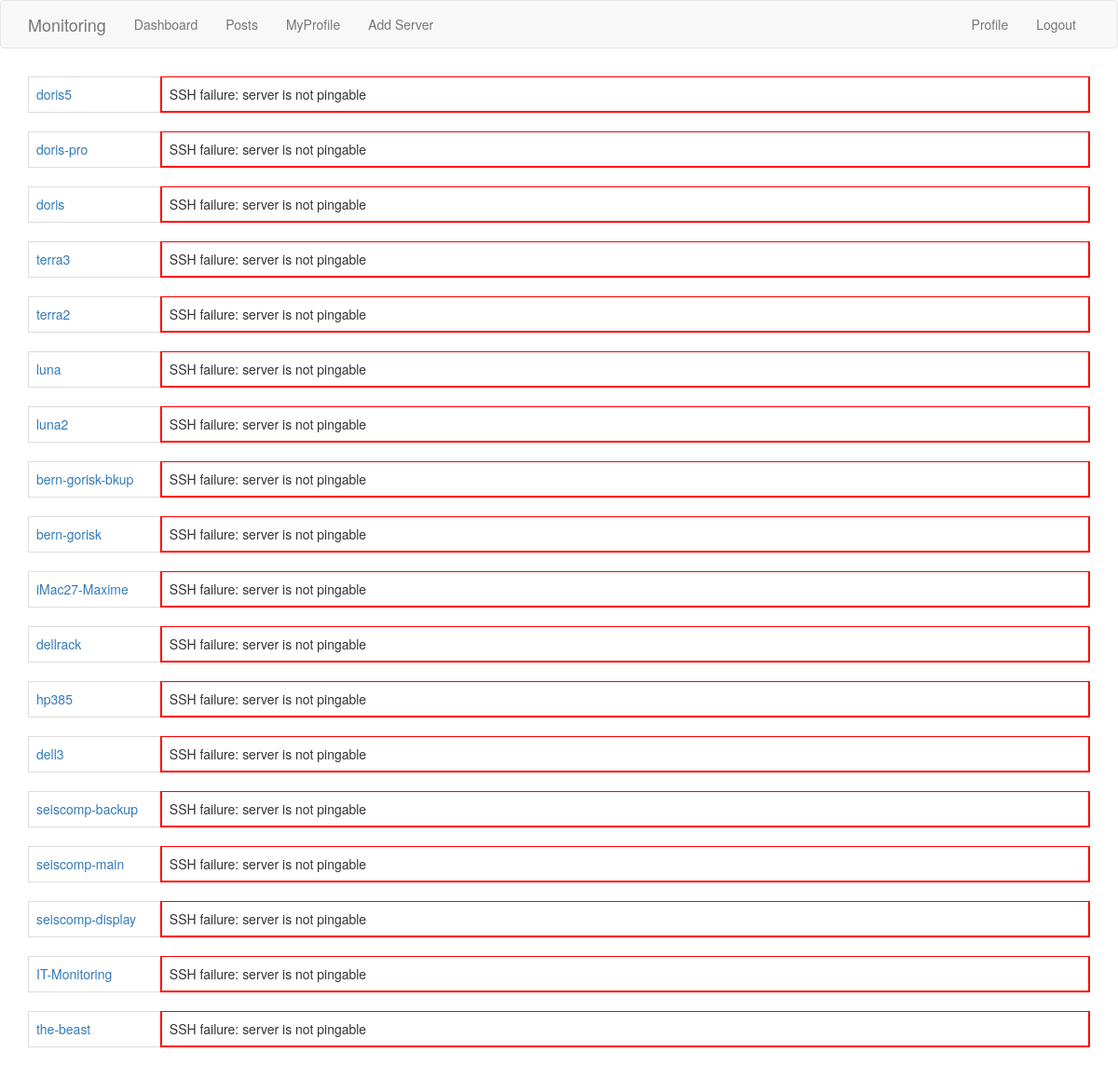
The app's page /monitoring (signed in), older data.
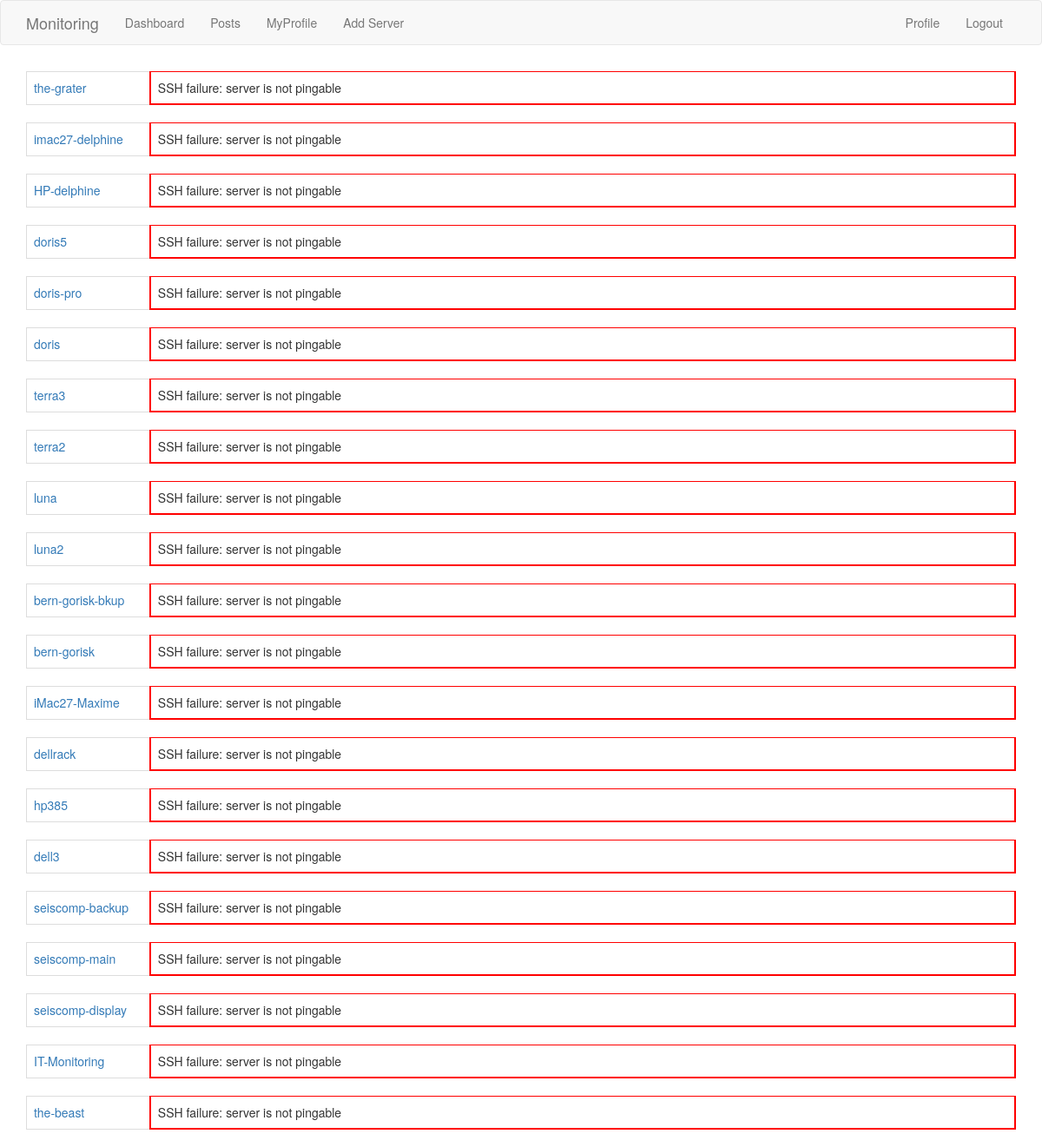
The same page, newer data.
### webapp/models.py (models this page shows, shortened)
class Server(db.Model):
    id = db.Column(db.Integer, primary_key=True)
    address = db.Column(db.String(15), index=True, unique=True)
    name = db.Column(db.String(30), index=True)
    user = db.Column(db.String(15), index=True)
    about_me = db.Column(db.String(300))
    public_address = db.Column(db.String(15), index=True)
    public_name = db.Column(db.String(30), index=True)
    public_server = db.Column(db.Boolean, default=False, index=True)
    os = db.Column(db.String(30), index=True)
    raminfo = db.Column(db.String(30), index=True)
    modele = db.Column(db.String(30), index=True)
    cpuinfo = db.Column(db.String(30), index=True)
    system_type = db.Column(db.String(30), index=True)
    ssh_connection = db.Column(db.Boolean, default=False, index=True)
    mount_volumes = db.Column(db.Boolean, default=False, index=True)
    internal_volumes = db.Column(db.String(300), default='', index=True)
    mandatory_volumes = db.Column(db.String(300), default='', index=True)
    def test_connect(self):
        if self.ping_ip():
            if not self.ssh_connection:
                return False, "SSH not enable for this server"
            try:
                address = self.address
                user = self.user
                ssh = subprocess.Popen(['ssh',address, '-T', '-l',user,'-o', 'PreferredAuthentications=publickey'], stdin=subprocess.PIPE, stdout=subprocess.PIPE, stderr=subprocess.PIPE,  universal_newlines=True, bufsize=0)
                cmd = "exit"
                finalCMD = "{} \n".format(cmd)
                ssh.stdin.write(finalCMD)
                ssh.wait(timeout=15) # Stop trying to ssh after 5 seconds
                ssh.stdin.close()
                sshError = ssh.stderr.readlines()
                if len(sshError) > 0:
                    for msg in sshError:
                        print(msg)
                        return False, "ssh error: {}".format(msg)
                if len(sshError) == 0:
                    return True, "ok"
            except:
                return False, "timeout or unknown issue"
        else:
            return False, "server is not pingable"
    def deco_test_ssh(function):
        def test_ssh(self):
            if self.ping_ip():
                test = subprocess.Popen(f"ssh -o StrictHostKeyChecking=no -o PasswordAuthentication=No -l {self.user} {self.address} {'exit'}", shell=True, stdout=subprocess.PIPE, stderr=subprocess.PIPE).communicate()
                test = test[0].decode('ascii')
                if re.search('denied', str(test)):
                    return False
                else:
                    return function(self)
            else:
                return False
        return test_ssh
    def deco_unix_like(function):
        def unix_like(self):
            self.get_sysinfo()
            if (re.search('Darwin', self.system_type)) or (re.search('Linux', self.system_type)):
                return function(self)
            else:
                return False
        return unix_like
    def ping_ip(self):
        response = os.system("ping -c 1 -t 2 " + self.address)
        if response == 0:
            return True
        else:
            return False

### webapp/routes.py (the view)
@app.route('/monitoring', methods=['GET', 'POST'])
@login_required
def monitoring():
    servers = Server.query.order_by(Server.user).all()
    return render_template('monitoring.html', title='Monitoring', data=servers)

### webapp/models.py (called while the page is built)
@login.user_loader
def load_user(id):
    return User.query.get(int(id))

### webapp/routes.py (called while the page is built)
@app.before_request
def before_request():
    if current_user.is_authenticated:
        current_user.last_seen = datetime.utcnow()
        db.session.commit()

### webapp/templates/monitoring.html
{% extends "base.html" %}
{% block content %}
<div class="container">
        {% for server in data %}
                {% set test_server = server.test_connect() %}
                {% if test_server[0] == True %}
                        <table class="table table-hover table-bordered monitoring">
                                <tbody>
                                        <tr>
                                                <td><a href="{{ url_for('server', server=server.name) }}">{{ server.name }}</a></td>
                                                {% if server.ping_all() %}{% set border_c = "green" %}{% else %}{% set border_c = "red" %}{% endif %}
                                                <td class={{ border_c }}>ping server</td>
                                                {% if server.check_mandatory_volumes() %}
                                                        {% if server.check_mounted_all_volumes()[1] %}{% set border_c = "green" %}{% else %}{% set border_c = "red" %}{% endif %}
                                                        <td class={{ border_c }}>Mounted Volumes</td>
                                                        {% else %}<td></td>{% endif %}
                                                {% if server.get_backup_info()[0] %}
                                                        {% if server.check_all_backup() %}{% set border_c = "green" %}{% else %}{% set border_c = "red" %}{% endif %}
                                                        <td class={{ border_c }}>Backup</td>
                                                        {% else %}<td></td>{% endif %}
                                                <td></td>
                                                <td></td>
                                                <td></td>
                                                <td></td>
                                        </tr>
                                </tbody>
                        </table>
                {% elif server.ssh_connection == True %}
                        <table class="table table-hover table-bordered monitoring">
                                <tbody>
                                        <tr>
                                                <td><a href="{{ url_for('server', server=server.name) }}">{{ server.name }}</a>
                                                <td class="red" colspan="7">SSH failure: {{test_server[1]}}</td>
                                        </tr>
                                </tbody>
                        </table>
                {% endif %}
        {% endfor %}
</div>
{% endblock %}

Row changes from the older to the newer data that the page shows:
added Server: name "the-grater", test_server "server is not pingable"
added Server: name "imac27-delphine", test_server "server is not pingable"
added Server: name "HP-delphine", test_server "server is not pingable"
